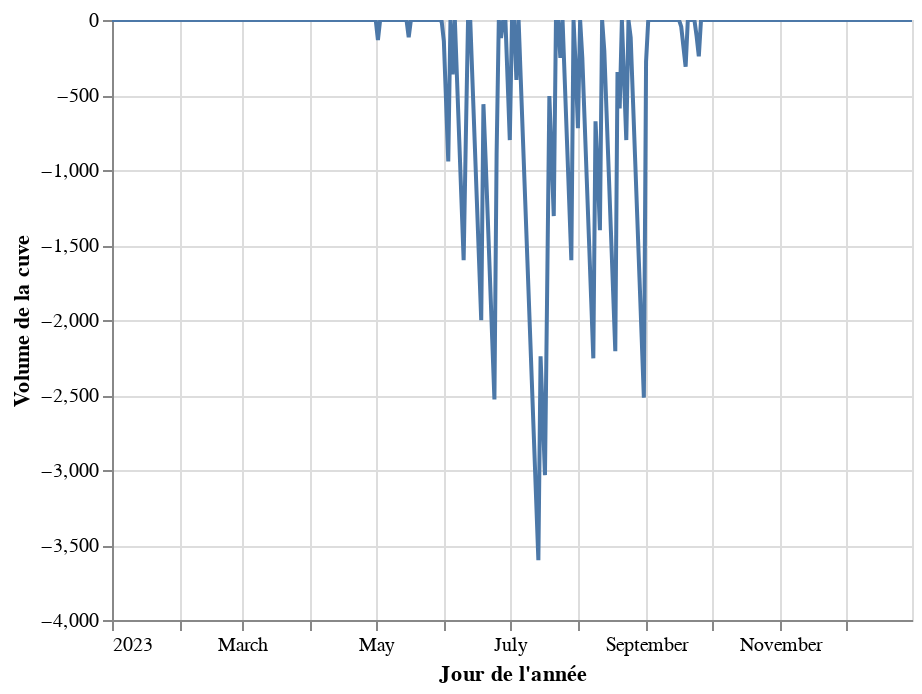

The cell this chart's notebook holds for it:
### Markdown cell above
La cuve, initialement vide, se remplit pendant les mois d'hiver. 
Elle se vide pendant les mois d'été, où les besoins sont plus importants.
Pour déterminer la taille minimale de la cuve, il faut que la quantité récoltée pendant l'hiver suffise exactement à combler le déficit de l'été. 
On fixe donc un volume maximal arbitraire, compris entre 0 et la pluviométrie cumulée pendant l'hiver. 
Puis la différence entre ce volume de remplissage et le volume minimal atteint pendant l'été donne la valeur minimale du volume de la cuve.

### Code cell
#### obsolete

#Prenons d'abord une cuve vide
cuve = pd.DataFrame({"volume" : np.zeros(365)}, index=pd.date_range("20230101", periods=365))
#Prenons un volume limite pour la cuve, par exemple le remplissage à la fin de l'hiver.
vol_temoin=0
#vol_temoin = cuve_infinie.loc["20230501", "volume"]
# remplissage au cours de l'annee
for i in range(len(cuve.index)-1):
    cuve["volume"].iloc[i+1] = min(vol_temoin,cuve["volume"].iloc[i] + df['sum_apports'].iloc[i] - df['total_needs'].iloc[i])
#Le minimum atteint par la cuve donne le volume nécessaire
#volume minimal
volume_minimal = cuve["20230501":"20231031"]["volume"].min()
vol_necessaire = vol_temoin - volume_minimal
print('Volume minimal de la cuve : ',vol_necessaire)
print(cuve["20230101":"20231231"]["volume"].min())
alt.Chart(cuve.reset_index()).mark_line().encode(
    x=alt.X('index:T', title="Jour de l'année"), 
    y=alt.Y('volume', title="Volume de la cuve"), 
    tooltip=['volume', 'index']
).interactive()

### Figure 1 — Vega-Lite specification as saved in the notebook (floating-point values rounded to 4 significant figures; data arrays with more than 128 entries replaced by an {"elided": "..."} marker saying what was removed)
{"config": {"view": {"continuousWidth": 400, "continuousHeight": 300}}, "data": {"name": "data-c4564321a59460028bc7b7ffe473bdd5"}, "mark": "line", "encoding": {"tooltip": [{"field": "volume", "type": "quantitative"}, {"field": "index", "type": "temporal"}], "x": {"field": "index", "title": "Jour de l'année", "type": "temporal"}, "y": {"field": "volume", "title": "Volume de la cuve", "type": "quantitative"}}, "selection": {"selector007": {"type": "interval", "bind": "scales", "encodings": ["x", "y"]}}, "$schema": "https://vega.github.io/schema/vega-lite/v4.17.0.json", "datasets": {"data-c4564321a59460028bc7b7ffe473bdd5": {"elided": "365 records"}}}
